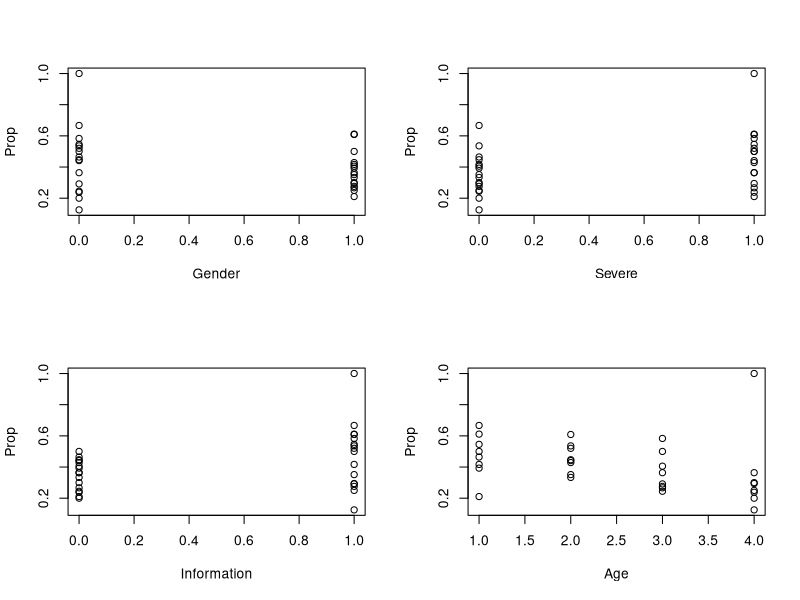

Write R code to recreate this figure.
# Reading data 
Gender <- rep(c(1,0) , each = 16)
Severe <- rep(c(1,0), each = 8, times = 2)
Information <- rep(c(1,0), each = 4, times = 4)
Age <- rep(1:4, times = 8)
n <- c(18, 23, 22, 17, 19, 35, 30, 22, 24, 37, 29, 24, 
       28, 42, 37, 30, 11, 25, 12, 8, 14, 34, 22, 21, 
       18, 28, 24, 8, 28, 47, 45, 30)
Behaviour <- c(11, 14, 11, 5, 4, 15, 8, 8, 10, 13, 8, 6,
               11, 14, 15, 9, 6, 13, 7, 8, 7, 15, 8, 5, 
               12, 15, 7, 1, 13, 21, 11, 6)

# Preliminary Analyses
Prop <- Behaviour/n
par(mfrow = c(2,2))
plot(Gender, Prop)
# Females have more changed behaviour related to hygiene 
# than males
plot(Severe, Prop)
# People who believe that the consequences of contracting swine flu 
# were severe have higher change in behaviour related to hygiene
plot(Information, Prop)
# People who believe that the information available about swine flu 
# was adequate have higher change in behaviour related to hygiene
plot(Age, Prop)
# Change in behaviour related to hygiene decreases as the age increases

# Logistic Regression Model
